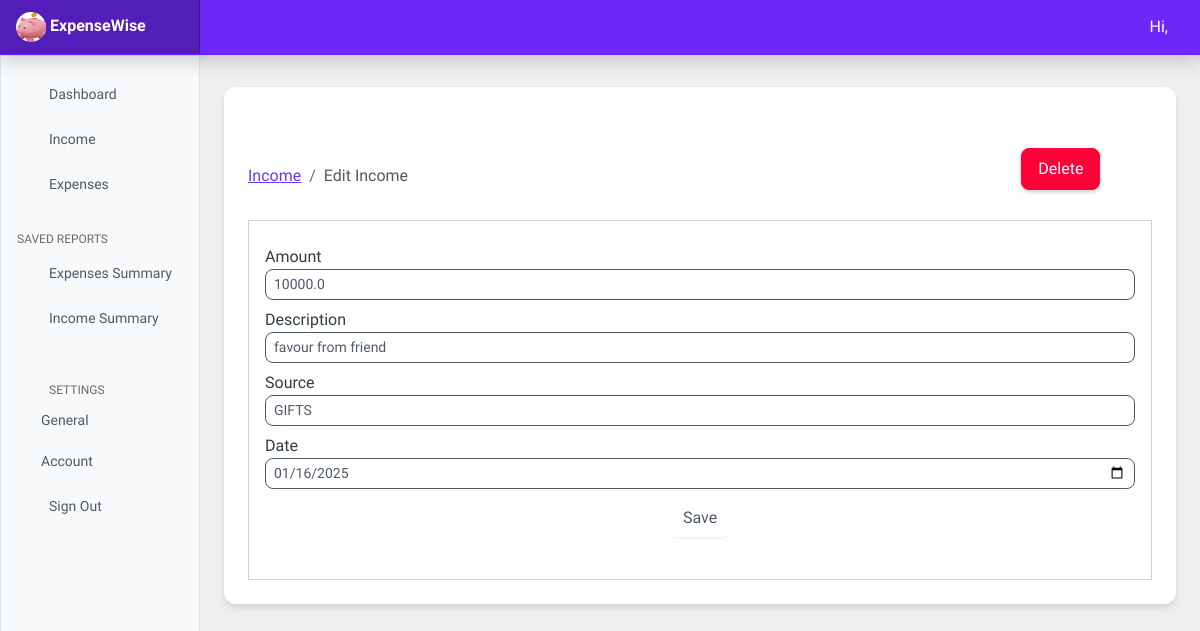
The page /Income/edit-income/8 on the database its author committed.
### userincome/models.py (models this page shows, shortened)
class UserIncome(models.Model):
    amount = models.FloatField()
    date = models.DateField(default=now)
    description = models.TextField()
    owner = models.ForeignKey(to=User, on_delete=models.CASCADE)
    source = models.CharField(max_length=200)
    class Meta:
        ordering = ['-date']

class Source(models.Model):
    name = models.CharField(max_length=200)

### userincome/views.py (the view, shortened to what this page needs)
# urls.py: path('edit-income/<int:id>', views.income_edit, name='income-edit'),
def income_edit(request, id):
    income = UserIncome.objects.get(pk=id)
    sources = Source.objects.all()
    context = {
        'income': income,
        'values': income,
        'sources': sources
    }
    if request.method == 'GET':
        return render(request, 'income/edit-income.html', context)

### templates/income/edit-income.html (shortened to what this page needs)
{% extends 'base.html' %}
{% block content %}
<div class="container mt-2">
    <h4>Edit income</h4>
    <div class="row">
        <div class="col-md-10">
            <nav class="mt-3" aria-label="breadcrumb">
                <ol class="breadcrumb">
                <li class="breadcrumb-item"><a href="{% url 'income' %}">Income</a></li>
                <li class="breadcrumb-item active" aria-current="page">Edit Income</li>
                </ol>
            </nav>
        </div>
        <div class="col-md-2">
            <form id="deleteForm" method="POST" style="display: inline;">
                <button type="button" onclick="confirmDelete({{ income.id }})" class="btn btn-danger">Delete</button>
            </form>
        </div>
    </div>
    <div class="row">
        <div class="col-md-12">
            <div class="card mt-3">
                <div class="card-body">
                    <form action="{% url 'income-edit' income.id %}" method="post">
                        <div class="form-group mt-2">
                            <label for="">Amount</label>
                            <input type="number" class="form-control form-control-sm search-wrapper" name="amount" value="{{ values.amount }}">
                        </div>
                        <div class="form-group mt-2">
                            <label for="">Description</label>
                            <input type="text" class="form-control form-control-sm search-wrapper" name="description" value="{{ values.description}}">
                        </div>
                        <div class="form-group mt-2">
                            <label for="">Source</label>
                            <select class="form-control form-control-sm search-wrapper" name="source">
                                {% for source in sources %}
                                <option value="{{ source.name }}"
                                {% if values.source == source.name %}selected{% endif %}>
                                {{ source.name }}
                                </option>
                                {% endfor %}
                            </select>
                        </div>
                        <div class="form-group mt-2">
                            <label for="">Date</label>
                            <input type="date" class="form-control form-control-sm search-wrapper" name="income_date" value="{{ values.date | date:'Y-m-d' }}">
                        </div>
                        <div class="submit-btn-wrapper">
                            <input type="submit" value="Save" class="btn submit-btn mt-3">
                        </div>
                    </form>
                </div>
            </div>
        </div>
    </div>
</div>
{% endblock %}

### static/css/main.css (style rules this page uses)
:root { --primary: rgb(255, 255, 255); --button-color: #6A35FF; --secondary: #6f26f8; --hover-color: rgba(90, 0, 255, 0.1); --dark-bg: #1A1A1A; --darker-bg: #121212; --light-text: #FFFFFF; --gray-text: rgb(78, 89, 105); --body-color: #c4c2c265; }
body { background-color: var(--body-color); color: var(--light-text); }
.container { background-color: var(--primary); border-radius: 12px; padding: 24px; box-shadow: 0 4px 6px rgba(0, 0, 0, 0.1); }
.add-btn, .submit-btn { border-color: var(--primary); background: var(--button-color); box-shadow: 0 2px 0 rgba(105, 5, 255, 0.06); color: var(--light-text); }
.submit-btn-wrapper { position: relative; display: flex; flex-direction: column; align-items: center; top: 10px; }
.submit-btn, .is-invalid { margin-top: auto !important; margin-bottom: 20px !important; background-color: transparent !important; color: var(--gray-text) !important; }
.breadcrumb-item a { color: var(--button-color); }
.breadcrumb-item.active { color: var(--gray-text); }
.search-wrapper { background-color: var(--primary) !important; border-color: 1px solid var(--dark-bg) !important; color: var(--gray-text) !important; border-radius: 8px !important; }
.btn { border-radius: 8px; transition: transform 0.2s ease; }
.btn-primary, .btn-secondary, .btn-danger { padding: 8px 16px; border-radius: 8px; box-shadow: 0 2px 4px rgba(0, 0, 0, 0.2); }

### rows shown on the page
UserIncome: amount "10000.0", description "favour from friend", source "GIFTS", income_date "01/16/2025"
